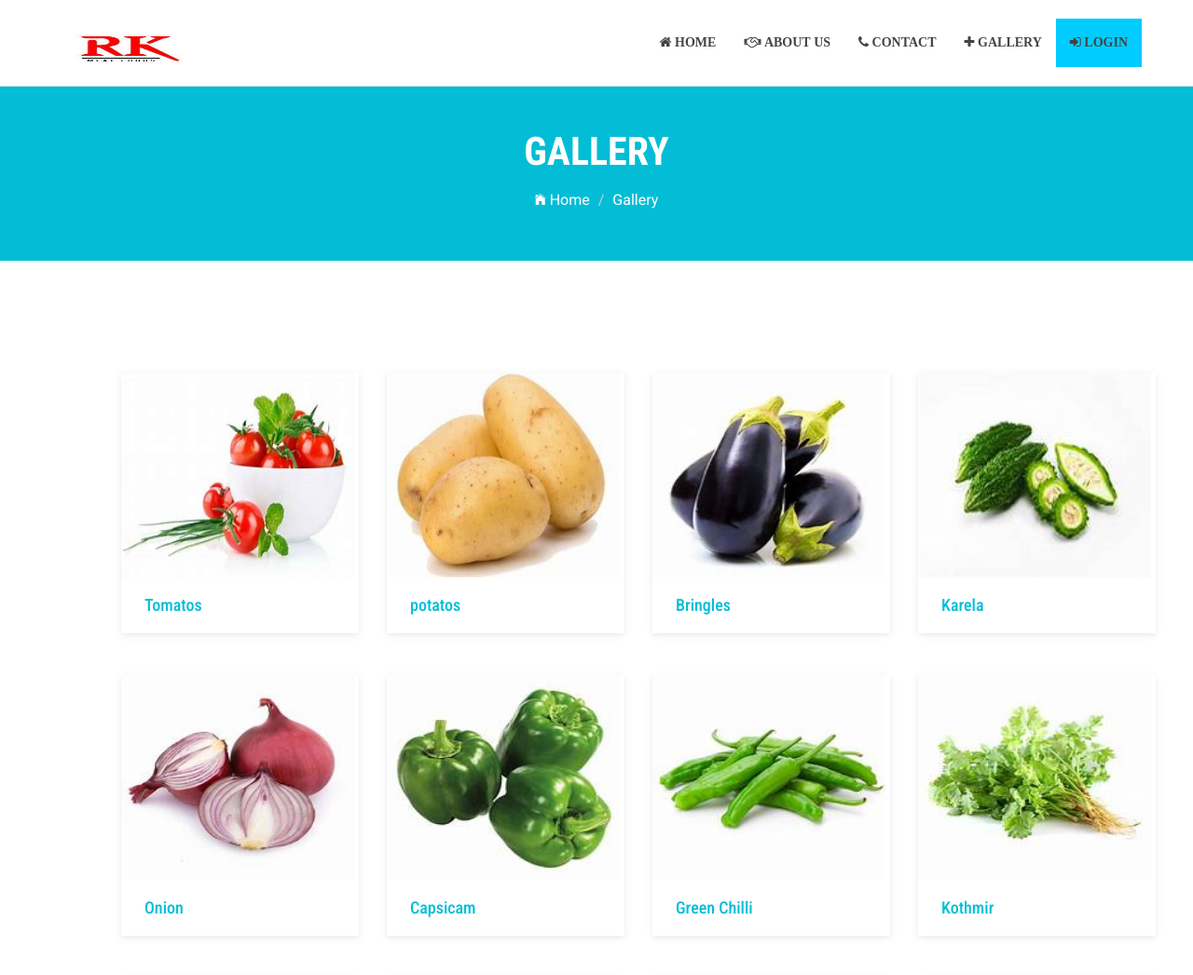
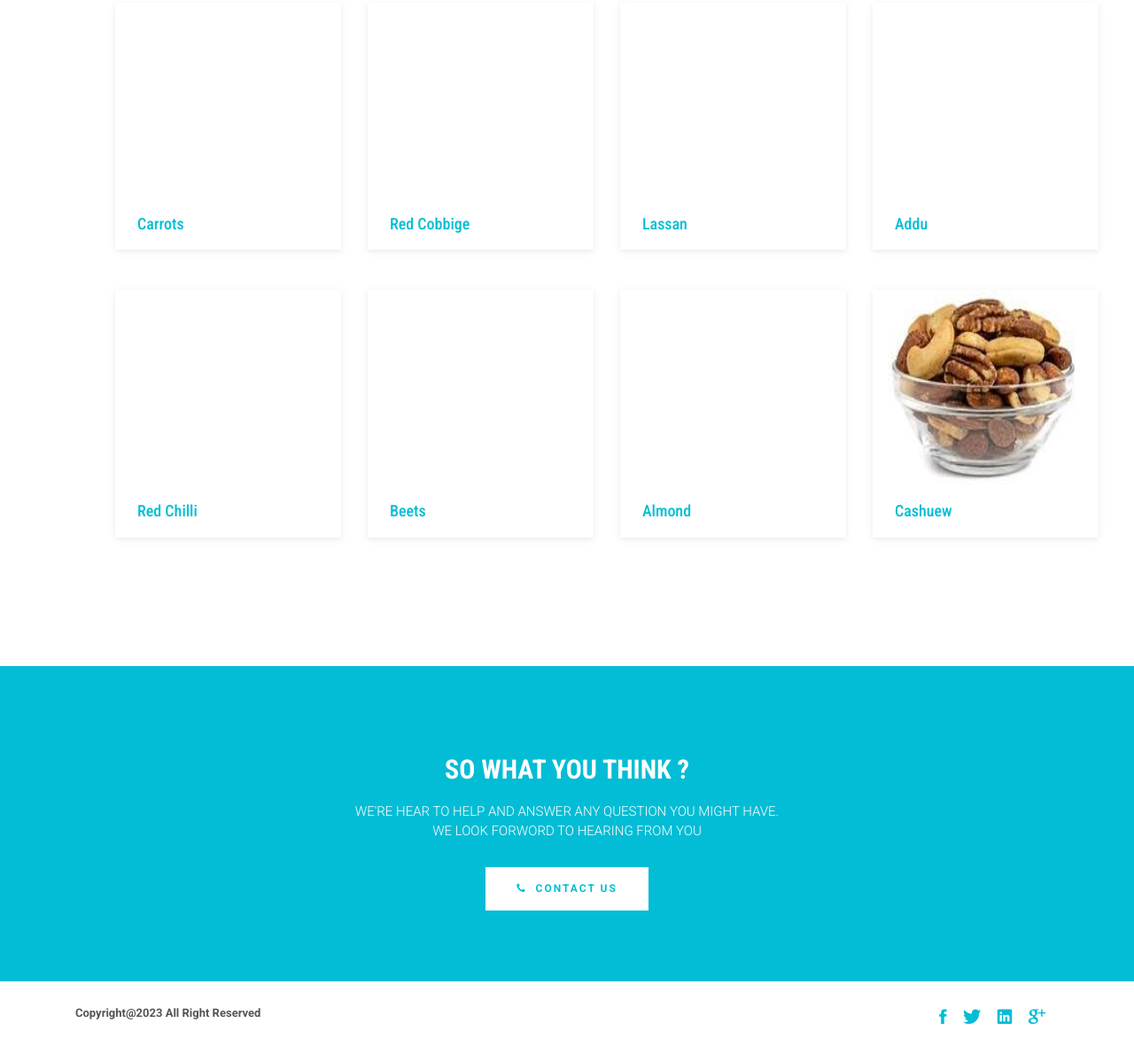
/gallery.php, run on the app's committed database (2 pictures, top to bottom).
### tables this page shows
CREATE TABLE `gallery` (
  `g_id` int(20) NOT NULL,
  `gname` varchar(30) NOT NULL,
  `prod_img` varchar(30) NOT NULL
);

### gallery.php (the view, shortened to what this page needs)
<!DOCTYPE html>
<html class="no-js">
    <head>
        <link rel="stylesheet" href="plugins/bootstrap/bootstrap.min.css">
        <link rel="stylesheet" href="plugins/ionicons/ionicons.min.css">
        <link rel="stylesheet" href="plugins/animate-css/animate.css">
        <link rel="stylesheet" href="plugins/slider/slider.css">
        <link rel="stylesheet" href="plugins/owl-carousel/owl.carousel.css">
        <link rel="stylesheet" href="plugins/owl-carousel/owl.theme.css">
        <link rel="stylesheet" href="plugins/facncybox/jquery.fancybox.css">
        <link rel="stylesheet" href="css/style.css">
        <link rel="stylesheet" href="assets/css/font-awesome.min.css">
    </head>
    <body>
        <?php  include('header.php'); ?>
        <section class="global-page-header">
            <div class="container">
                <div class="row">
                    <div class="col-md-12">
                        <div class="block">
                            <h2>Gallery</h2>
                            <ol class="breadcrumb">
                                <li>
                                    <a href="index.php">
                                        <i class="ion-ios-home"></i>
                                        Home
                                    </a>
                                </li>
                                <li class="active">Gallery</li>
                            </ol>
                        </div>
                    </div>
                </div>
            </div>
        </section>
<br>
<section id="gallery" class="gallery">
    <div class="container">
         <?php
                include('database.php');
                $query="select * from gallery";
                $sql = mysqli_query($con,$query);
                while($row = mysqli_fetch_array($sql))
                {
            ?>
                <div class="col-sm-3 col-xs-12">
                    <figure class="wow fadeInLeft animated portfolio-item" data-wow-duration="500ms" data-wow-delay="0ms">
                        <div class="img-wrapper">
                            <?php
                                echo "<td><img src='./upload/".$row['prod_img']."' width='250px' height='220px'></td>";
                            ?>
                        </div>
                        <figcaption>
                        <h4>
                        <a href="#">
                             <?php echo $row['gname']; ?>
                        </a>
                        </h4>
                        </figcaption>
                    </figure>
                </div>
            <?php } ?>
    </div>
</section>
            <section id="call-to-action">
                <div class="container">
                    <div class="row">
                        <div class="col-md-12">
                            <div class="block">
                                <h2 class="title wow fadeInDown" data-wow-delay=".3s" data-wow-duration="500ms"><B>SO WHAT YOU THINK ?</B></h1>
                                <p class="wow fadeInDown" data-wow-delay=".5s" data-wow-duration="500ms">WE'RE HEAR TO HELP AND ANSWER ANY QUESTION YOU MIGHT HAVE.</br>WE LOOK FORWORD TO HEARING FROM YOU</p>
                                <a href="contact.php" class="btn btn-default  btn-contact wow fadeInDown" data-wow-delay=".7s" data-wow-duration="500ms"><B><i class="fa fa-phone"></i>Contact Us</B></a>
                            </div>
                        </div>
                    </div>
                </div>
            </section>
                       <?php
                            include('footer.php');
                            ?>
    </body>
</html>

### header.php (shortened to what this page needs)
<header id="top-bar" class="navbar-fixed-top animated-header">
    <div class="container">
        <div class="navbar-header">
                    <div class="navbar-brand">
                        <a href="index.php" >
                            <img src="./upload/rklogo3.jpg"  style="height:60px;"alt="prmedicines" class="logo_pr">
                        </a>
                    </div>
                </div>
                <nav class="collapse navbar-collapse navbar-right" role="navigation">
                    <div class="main-menu">
                        <ul class="nav navbar-nav navbar-right">
                            <li>
                                <a href="index.php" ><span class="fa fa-home">&nbsp;<b>Home</b></a>
                            </li>
                            <li><a href="aboutus.php"><span class="fa fa-handshake-o">&nbsp;<b>About Us</b></a></li>
                            <li><a href="contact.php"><span class="fa fa-phone">&nbsp;<b>Contact</b></a></li>
                            <li><a href="gallery.php"><span class="fa fa-plus">&nbsp;<b>Gallery</b></a></li>
                            <li style="background-color:#00ccff"><a href="login.php"><span class="fa fa-sign-in" >&nbsp;<B>login</B></a></li>
                        </ul>
                    </div>
                </nav>
    </div>
</header>

### footer.php (shortened to what this page needs)
<footer id="footer">
    <div class="container">
        <div class="col-md-8">
            <p class="copyright"><B>Copyright@<span><script>document.write(new Date().getFullYear())</script></span> All Right Reserved </B>
            </p>
        </div>
        <div class="col-md-4">
            <ul class="social">
                <li>
                    <a href="http://wwww.fb.com/themefisher" class="Facebook">
                        <i class="ion-social-facebook"></i>
                    </a>
                </li>
                <li>
                    <a href="http://wwww.twitter.com/themefisher" class="Twitter">
                        <i class="ion-social-twitter"></i>
                    </a>
                </li>
                <li>
                    <a href="#" class="Linkedin">
                        <i class="ion-social-linkedin"></i>
                    </a>
                </li>
                <li>
                    <a href="http://wwww.fb.com/themefisher" class="Google Plus">
                        <i class="ion-social-googleplus"></i>
                    </a>
                </li>
            </ul>
        </div>
    </div>
</footer>

### css/style.css (style rules this page uses)
body { font-family: "Roboto", sans-serif; }
h1, h2, h3, h4, h5, h6 { font-family: "Roboto Condensed", sans-serif; }
h2 { font-size: 26px; }
p { font-family: "Roboto", sans-serif; line-height: 22px; font-size: 16px; font-weight: 300; }
body { background: #ffffff; }
ul { padding-left: 0; }
ul li { list-style: none; }
.title { font-size: 30px; line-height: 1.1; font-weight: 300; color: #333; text-transform: uppercase; margin-bottom: 20px; }
.global-page-header { background-attachment: fixed; background-size: cover; padding: 120px 0 25px 0; position: relative; background: #02bdd5; color: #fff; }
.global-page-header h2 { font-size: 42px; font-weight: bold; color: #fff; text-transform: uppercase; }
.global-page-header .breadcrumb { background: none; font-size: 16px; padding: 8px 0; }
.global-page-header .breadcrumb .active, .global-page-header .breadcrumb li a { color: #fff; }
.global-page-header .block { position: relative; z-index: 99; text-align: center; }
.navbar-header .navbar-brand { padding: 0 0; }
.logo_pr { height: 48px; width: 135px; }
.navbar-header .navbar-brand a { height: auto; display: inline-block; margin-top: 4px; }
#top-bar { background: #fff; color: #fff; transition: all 0.2s ease-out 0s; padding: 15px 0; box-shadow: 0 0 3px 0 rgba(0, 0, 0, 0.1); border-bottom: 1px solid #dedede; }
#top-bar.animated-header { padding: 20px 0; background: #fff; box-shadow: none; }
#top-bar .main-menu li { position: relative; }
#top-bar .main-menu li a { color: #444; font-size: 14px; font-weight: 500; border-bottom: 2px solid transparent; transition: .3s all; text-transform: uppercase; }
#call-to-action { background: #02bdd5; background-size: cover; background-attachment: fixed; padding: 80px 0; text-align: center; position: relative; color: #fff; }
#call-to-action .block { position: relative; z-index: 99; color: #fff; }
#call-to-action .block h2 { margin-bottom: 15px; color: #fff; }
#call-to-action .block p { font-size: 15px; font-weight: 300; font-family: 'Roboto', sans-serif; margin-top: 20px; }
#call-to-action .block .btn-contact { background: #fff; border: none; color: #02bdd5; padding: 16px 35px; margin-top: 20px; font-size: 12px; letter-spacing: 2px; text-transform: uppercase; border-radius: 0; }
#call-to-action .block .btn-contact i { margin-right: 10px; }
figure { background: #fff; margin-bottom: 45px; box-shadow: 0 2px 5px 0 rgba(0, 0, 0, 0.04), 0 2px 10px 0 rgba(0, 0, 0, 0.06); }
figure .img-wrapper { position: relative; overflow: hidden; }
figure img { -webkit-transform: scale3d(1, 1, 1); transform: scale3d(1, 1, 1); transition: -webkit-transform 400ms; transition: transform 400ms; transition: transform 400ms, -webkit-transform 400ms; }
figure figcaption { padding: 20px 25px; margin-top: 0; color: #666; }
figure figcaption h4 { margin: 0; }
figure figcaption h4 a { color: #02bdd5; }
.gallery { padding: 100px; }
#footer { background: #fff; padding: 25px 0; color: #555; }
#footer .copyright { font-size: 13px; margin-bottom: 0; }
#footer .social { text-align: right; margin-bottom: 0; }
#footer .social li { display: inline-block; margin-right: 15px; }
#footer .social li a { font-size: 22px; color: #02bdd5; }

### data on the page
gallery: prod_img (picture), gname "Tomatos"
gallery: prod_img (picture), gname "potatos"
gallery: prod_img (picture), gname "Bringles"
gallery: prod_img (picture), gname "Karela"
gallery: prod_img (picture), gname "Onion"
gallery: prod_img (picture), gname "Capsicam"
gallery: prod_img (picture), gname "Green Chilli"
gallery: prod_img (picture), gname "Kothmir"
gallery: prod_img (picture), gname "Carrots"
gallery: prod_img (picture), gname "Red Cobbige"
gallery: prod_img (picture), gname "Lassan"
gallery: prod_img (picture), gname "Addu"
gallery: prod_img (picture), gname "Red Chilli"
gallery: prod_img (picture), gname "Beets"
gallery: prod_img (picture), gname "Almond"
gallery: prod_img (picture), gname "Cashuew"
